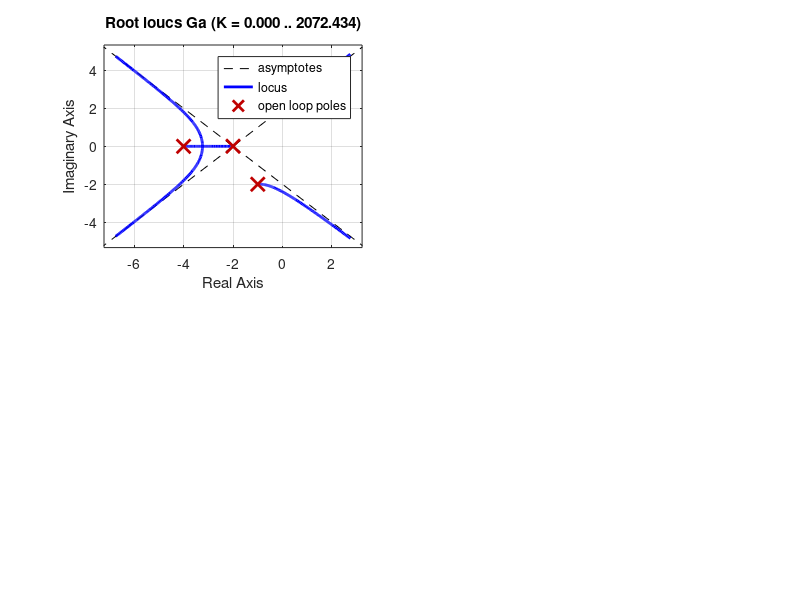

Recreate this plot in MATLAB. (Note: this script raises an error after producing the figure.)
%%%%%%%%%%%%%%%%%%%%%%%%%%%%%%%%%%%%%%%%%%%%%%%%%%%%%%%%%%%%%%%%%%%%%%%%%%%%%%%%%%%%%%%%%%%%%%%%%%%%
% 16.31 - HW #1
% Daniel Wiese
%%%%%%%%%%%%%%%%%%%%%%%%%%%%%%%%%%%%%%%%%%%%%%%%%%%%%%%%%%%%%%%%%%%%%%%%%%%%%%%%%%%%%%%%%%%%%%%%%%%%

close all;
clear all;
clc;

s = tf('s');

%%%%%%%%%%%%%%%%%%%%%%%%%%%%%%%%%%%%%%%%%%%%%%%%%%%%%%%%%%%%%%%%%%%%%%%%%%%%%%%%%%%%%%%%%%%%%%%%%%%%
% Problem #1

Ga = 1/((s^2+6*s+8)*(s^2+2*s+5));
Gb = (s^2-2*s+2)/(s*(s+2));
Gc = (s+3)/(s^4-4*s^2);

figure(1)
subplot(2, 2, 1)
rlocus(Ga)
locgrid(gca)
daspect([1, 1, 1])
axis([-6, 6, -4, 4])

subplot(2, 2, 2)
rlocus(Gb)
locgrid(gca)
daspect([1, 1, 1])

subplot(2, 2, 3)
rlocus(Gc)
locgrid(gca)
daspect([1, 1, 1])
axis([-6, 6, -4, 4])

%%%%%%%%%%%%%%%%%%%%%%%%%%%%%%%%%%%%%%%%%%%%%%%%%%%%%%%%%%%%%%%%%%%%%%%%%%%%%%%%%%%%%%%%%%%%%%%%%%%%
% Problem #3

Kp = 0.178;
Kd = 0.444;
H = (Kp*0.9)/(s^2+0.9*Kd*s-0.03+0.9*Kp);
L = 0.9/(s^2+0.4*Kd*s-0.03);

figure(2)
subplot(2, 1, 1)
rlocus(L)
axis([-1, 1, -1, 1])
locgrid(gca)

[y,t] = impulse(H,40);

subplot(2, 1, 2)
plot(t,y,'-b','linewidth',1)
grid on
ylabel('\Theta')
xlabel('time')
title('Closed loop response: \Theta versus time in response to impulse input to \Theta_c')

%%%%%%%%%%%%%%%%%%%%%%%%%%%%%%%%%%%%%%%%%%%%%%%%%%%%%%%%%%%%%%%%%%%%%%%%%%%%%%%%%%%%%%%%%%%%%%%%%%%%
% Problem #4

z = -1;
p = 3;
L4 = ((s-2)*(s+z))/(s*(s+p));

figure(3)
rlocus(L4)
daspect([1, 1, 1])

%%%%%%%%%%%%%%%%%%%%%%%%%%%%%%%%%%%%%%%%%%%%%%%%%%%%%%%%%%%%%%%%%%%%%%%%%%%%%%%%%%%%%%%%%%%%%%%%%%%%
